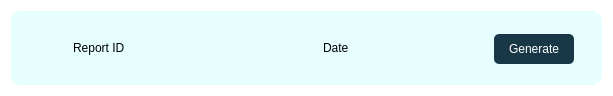
<?xml version="1.0" encoding="UTF-8"?>
<ui version="4.0">
 <class>reportsWidget</class>
 <widget class="QWidget" name="reportsWidget">
  <property name="geometry">
   <rect>
    <x>0</x>
    <y>0</y>
    <width>613</width>
    <height>96</height>
   </rect>
  </property>
  <property name="windowTitle">
   <string>Form</string>
  </property>
  <property name="styleSheet">
   <string notr="true">background-color: transparent;</string>
  </property>
  <layout class="QHBoxLayout" name="horizontalLayout">
   <item>
    <widget class="QFrame" name="frame">
     <property name="maximumSize">
      <size>
       <width>16777215</width>
       <height>100</height>
      </size>
     </property>
     <property name="sizeIncrement">
      <size>
       <width>0</width>
       <height>25</height>
      </size>
     </property>
     <property name="styleSheet">
      <string notr="true">background-color: rgba(1, 253, 245, 0.1);
border-radius: 10px;</string>
     </property>
     <property name="frameShape">
      <enum>QFrame::StyledPanel</enum>
     </property>
     <property name="frameShadow">
      <enum>QFrame::Raised</enum>
     </property>
     <layout class="QHBoxLayout" name="horizontalLayout_2" stretch="0,0,0,0,0,0,0,0,0,0,0">
      <property name="sizeConstraint">
       <enum>QLayout::SetNoConstraint</enum>
      </property>
      <property name="topMargin">
       <number>9</number>
      </property>
      <property name="bottomMargin">
       <number>9</number>
      </property>
      <item>
       <spacer name="horizontalSpacer">
        <property name="orientation">
         <enum>Qt::Horizontal</enum>
        </property>
        <property name="sizeType">
         <enum>QSizePolicy::Preferred</enum>
        </property>
        <property name="sizeHint" stdset="0">
         <size>
          <width>55</width>
          <height>20</height>
         </size>
        </property>
       </spacer>
      </item>
      <item>
       <widget class="QLabel" name="idLabel">
        <property name="styleSheet">
         <string notr="true">background-color: transparent;</string>
        </property>
        <property name="text">
         <string>Report ID</string>
        </property>
       </widget>
      </item>
      <item>
       <spacer name="horizontalSpacer_7">
        <property name="orientation">
         <enum>Qt::Horizontal</enum>
        </property>
        <property name="sizeHint" stdset="0">
         <size>
          <width>40</width>
          <height>20</height>
         </size>
        </property>
       </spacer>
      </item>
      <item>
       <spacer name="horizontalSpacer_3">
        <property name="orientation">
         <enum>Qt::Horizontal</enum>
        </property>
        <property name="sizeType">
         <enum>QSizePolicy::Preferred</enum>
        </property>
        <property name="sizeHint" stdset="0">
         <size>
          <width>155</width>
          <height>20</height>
         </size>
        </property>
       </spacer>
      </item>
      <item>
       <widget class="QLabel" name="dateLabel">
        <property name="styleSheet">
         <string notr="true">background-color: transparent;</string>
        </property>
        <property name="text">
         <string>Date</string>
        </property>
       </widget>
      </item>
      <item>
       <spacer name="horizontalSpacer_5">
        <property name="orientation">
         <enum>Qt::Horizontal</enum>
        </property>
        <property name="sizeType">
         <enum>QSizePolicy::Expanding</enum>
        </property>
        <property name="sizeHint" stdset="0">
         <size>
          <width>50</width>
          <height>20</height>
         </size>
        </property>
       </spacer>
      </item>
      <item>
       <spacer name="horizontalSpacer_8">
        <property name="orientation">
         <enum>Qt::Horizontal</enum>
        </property>
        <property name="sizeHint" stdset="0">
         <size>
          <width>40</width>
          <height>20</height>
         </size>
        </property>
       </spacer>
      </item>
      <item>
       <spacer name="horizontalSpacer_6">
        <property name="orientation">
         <enum>Qt::Horizontal</enum>
        </property>
        <property name="sizeHint" stdset="0">
         <size>
          <width>40</width>
          <height>20</height>
         </size>
        </property>
       </spacer>
      </item>
      <item>
       <spacer name="horizontalSpacer_4">
        <property name="orientation">
         <enum>Qt::Horizontal</enum>
        </property>
        <property name="sizeType">
         <enum>QSizePolicy::Preferred</enum>
        </property>
        <property name="sizeHint" stdset="0">
         <size>
          <width>15</width>
          <height>20</height>
         </size>
        </property>
       </spacer>
      </item>
      <item>
       <widget class="QPushButton" name="pushButton">
        <property name="sizePolicy">
         <sizepolicy hsizetype="Minimum" vsizetype="Preferred">
          <horstretch>0</horstretch>
          <verstretch>0</verstretch>
         </sizepolicy>
        </property>
        <property name="minimumSize">
         <size>
          <width>80</width>
          <height>30</height>
         </size>
        </property>
        <property name="maximumSize">
         <size>
          <width>75</width>
          <height>27</height>
         </size>
        </property>
        <property name="sizeIncrement">
         <size>
          <width>0</width>
          <height>0</height>
         </size>
        </property>
        <property name="cursor">
         <cursorShape>PointingHandCursor</cursorShape>
        </property>
        <property name="styleSheet">
         <string notr="true">color: rgb(255, 255, 255);
background-color: rgb(25, 56, 71);
border-radius: 5px;</string>
        </property>
        <property name="text">
         <string>Generate</string>
        </property>
       </widget>
      </item>
      <item>
       <spacer name="horizontalSpacer_2">
        <property name="orientation">
         <enum>Qt::Horizontal</enum>
        </property>
        <property name="sizeType">
         <enum>QSizePolicy::Preferred</enum>
        </property>
        <property name="sizeHint" stdset="0">
         <size>
          <width>20</width>
          <height>20</height>
         </size>
        </property>
       </spacer>
      </item>
     </layout>
    </widget>
   </item>
  </layout>
 </widget>
 <resources/>
 <connections/>
</ui>
